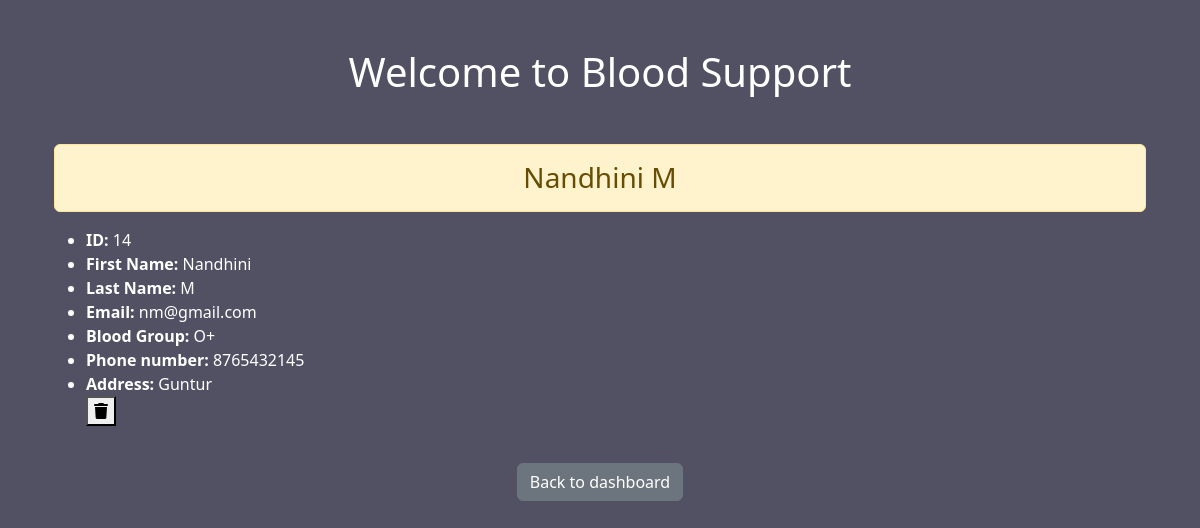
The app's page /donordetails/14 (signed in) with its own data.
### donors/models.py (models this page shows, shortened)
class Donor(models.Model):
    firstname=models.CharField(max_length=25,null=True)
    lastname=models.CharField(max_length=25,null=True)
    email=models.EmailField(max_length=60,null=True,unique=True)
    phone = models.IntegerField(null=True, unique=True)
    bloodgroup=models.CharField(max_length=5,null=True)
    address=models.CharField(max_length=100,null=True)
    username=models.CharField(max_length=50,null=True,unique=True)
    password=models.CharField(max_length=12,null=True)

### donors/views.py (the view)
# urls.py: path('donordetails/<int:id>',views.DonorDetails,name='donordetails'),
@login_required(login_url='login')
def DonorDetails(request,id):
    i=Donor.objects.get(id=id)
    context={
        'i':i,
    }
    return render(request,'donorDetails.html',context)

### templates/donorDetails.html (shortened to what this page needs)
{% extends 'base.html' %}
{% block content %}
<div class="container">
    <h3 class="alert alert-warning text-center"> {{i.firstname}} {{i.lastname}}  </h3>
            <ul class="text-white">
                <li><strong>ID: </strong>{{i.id}}</li>
                <li><strong>First Name: </strong>{{i.firstname}}</li>
                <li><strong>Last Name: </strong>{{i.lastname}}</li>
                <li><strong>Email: </strong>{{i.email}}</li>
                <li><strong>Blood Group: </strong>{{i.bloodgroup}}</li>
                <li><strong>Phone number: </strong>{{i.phone}}</li>
                <li><strong>Address: </strong>{{i.address}}</li>
                    <form action="{% url  'deletedonor' i.id %}" method="post" class="d-inline">
                        <button type="submit">
                            <i class="fa-solid fa-trash "></i>
                        </button>
                    </form>
            </ul>
            <div style="display: flex;justify-content: center;align-items: center;height: 10vh;">
                <a href="{% url 'admindashboard' %}" class="btn btn-secondary"> Back to dashboard</a>
            </div>
</div>
{% endblock content %}

### templates/base.html (style rules this page uses)
body { background-color: #525063; }

### records on screen
Donor: firstname "Nandhini", lastname "M", id "14", email "nm@gmail.com", bloodgroup "O+", phone "8765432145", address "Guntur"
